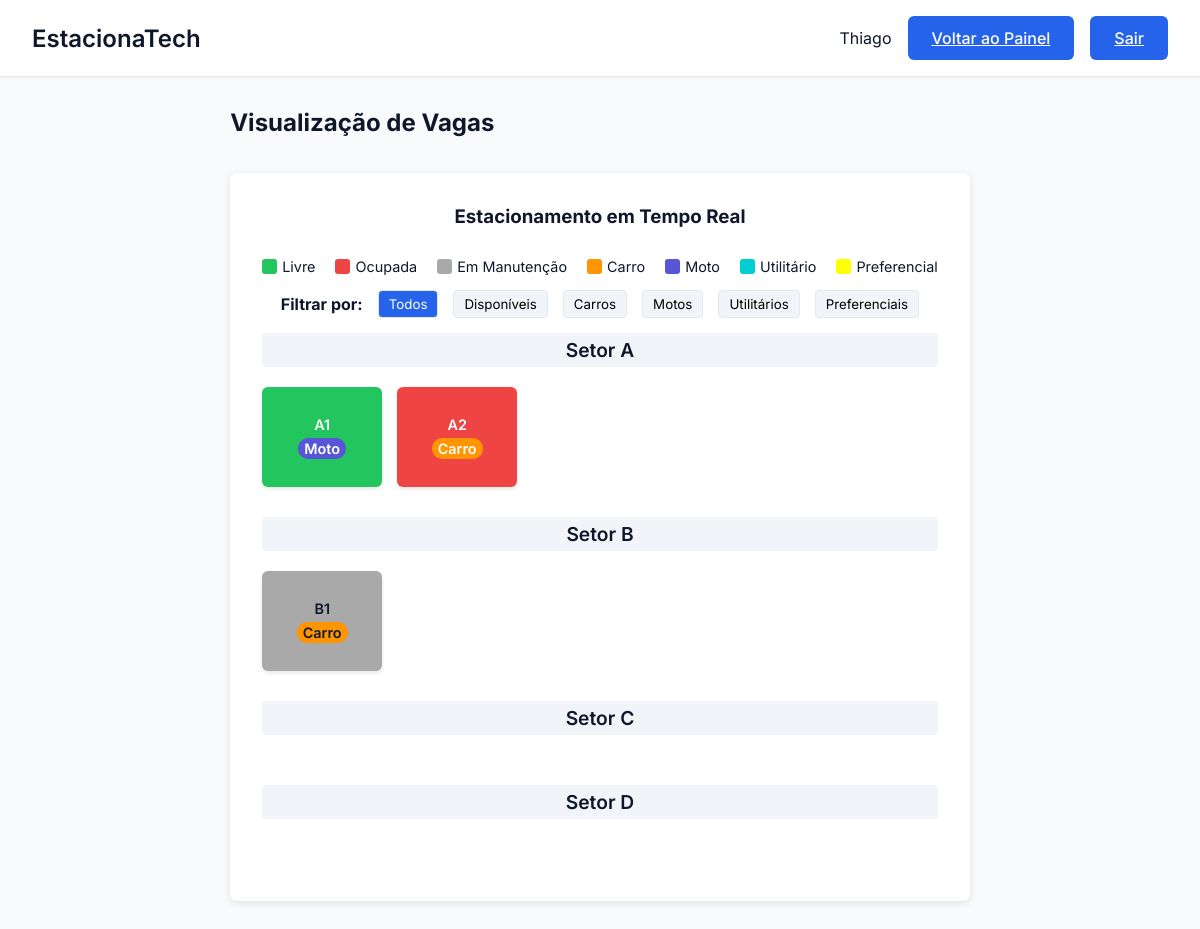
Page /vaga/visualizar_vagas (signed in) on the earlier database version.
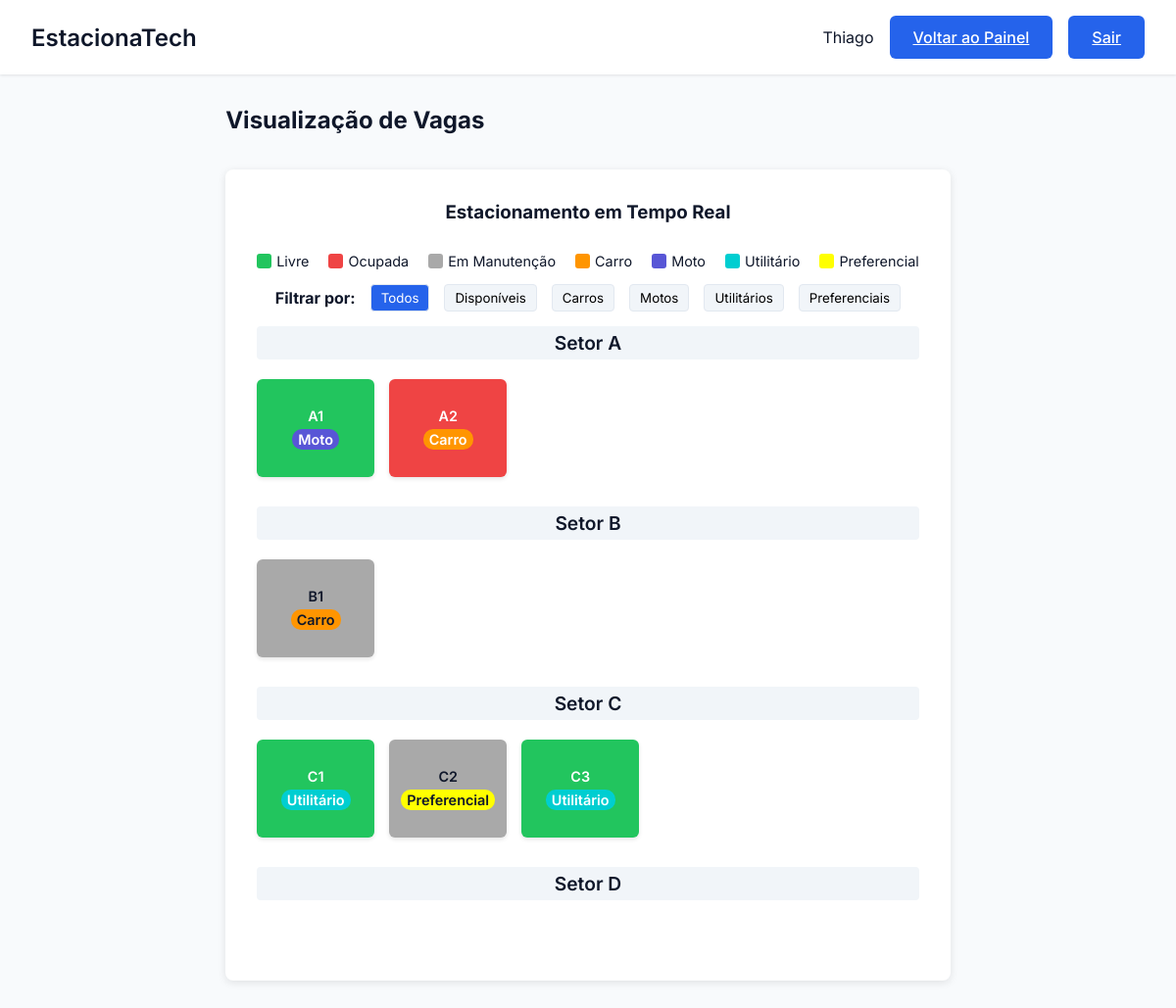
Same page on the later database version.
### tables this page shows
CREATE TABLE Setor (
        id_setor TEXT PRIMARY KEY,
        n_vagas INTEGER NOT NULL
    );

CREATE TABLE "Vaga" (
        id_vaga TEXT PRIMARY KEY,
        setor TEXT NOT NULL,
        tipo TEXT NOT NULL CHECK (tipo IN ('carro', 'moto', 'utilitário', 'preferencial')),
        status TEXT NOT NULL CHECK (status IN ('livre', 'ocupada', 'reservada', 'manutenção')),
        FOREIGN KEY (setor) REFERENCES Setor(id_setor)
    );

### EstacionaTech/routes/vaga_routes.py (the view)
@vaga_bp.route('/visualizar_vagas')
def visualizar_vagas():
    if 'usuario_id' not in session:
        flash('Você precisa fazer login para acessar esta página.', 'error')
        return redirect(url_for('auth.login'))
    vagas = VagaController.listar_vagas()
    setores = SetorController.listar_setores()
    return render_template('visualizar_vagas.html', vagas=vagas, setores=setores, nome=session.get('nome'))

### EstacionaTech/controllers/setor_controller.py (called while the page is built)
    @staticmethod
    def listar_setores():
        setores = Setor.listar_todos()
        return setores

### EstacionaTech/controllers/vaga_controller.py (called while the page is built)
    @staticmethod
    def listar_vagas():
        vagas= Vaga.listar_todas()
        return vagas

### EstacionaTech/database/database.py (called while the page is built)
def conectar():
    diretorio_db = "EstacionaTech/database"
    if not os.path.exists(diretorio_db):
        os.makedirs(diretorio_db)  # Criar diretório caso não exista
    return sqlite3.connect(f"{diretorio_db}/estacionatech.db")

### EstacionaTech/models/setor.py (called while the page is built)
    def listar_todos():
        conn = conectar()
        cursor = conn.cursor()
        cursor.execute("SELECT * FROM Setor ORDER BY id_setor ASC")
        setores = cursor.fetchall()
        conn.close()
        return setores

### EstacionaTech/models/vaga.py (called while the page is built)
    def listar_todas():
        conn = conectar()
        cursor = conn.cursor()
        cursor.execute("SELECT * FROM vaga ORDER BY id_vaga ASC")
        vagas = cursor.fetchall()
        conn.close()
        return vagas

### EstacionaTech/templates/visualizar_vagas.html (shortened to what the changed rows need)
<!DOCTYPE html>
<html lang="pt-BR">
<head>
    <link rel="stylesheet" href="{{ url_for('static', filename='css/estilo.css') }}">
</head>
<body>
    <div class="dashboard">
        <header class="dashboard-header">
            <nav class="dashboard-nav container">
                <h1 class="dashboard-title">EstacionaTech</h1>
            </nav>
        </header>
        <main class="dashboard-content container">
            <div style="display: flex; justify-content: space-between; align-items: center; margin-bottom: 20px;">
                <h2>Visualização de Vagas</h2>
            </div>
            <div class="dashboard-card">
                {% for setor in setores %}
                <div class="setor">
                    <h4 class="setor-titulo">Setor {{ setor[0] }}</h4>
                    <div class="mapa-estacionamento">
                        {% for vaga in vagas %}
                            {% if vaga[1] == setor[0] %}
                                <div class="vaga vaga-{{ vaga[3] }} tipo-{{ vaga[4]|default('padrao') }}" data-status="{{ vaga[3] }}" data-tipo="{{ vaga[2]|default('padrao') }}" style="background-color:
                                        {% if vaga[3] == 'livre' %}var(--success)
                                        {% elif vaga[3] == 'ocupada' %}var(--danger)
                                        {% else %}var(--secondary){% endif %};">
                                    <div class="status-indicator" >
                                    </div>
                                    <span>{{ vaga[0] }}</span>
                                    <div class="vaga-tipo" style="background-color:
                                        {% if vaga[2] == 'carro' %}#ff9500
                                        {% elif vaga[2] == 'moto' %}#5856d6
                                        {% elif vaga[2] == 'preferencial' %}#FFFF00
                                        {% else %}#00CED1{% endif %};">
                                        {{ vaga[2]|default('Padrão')|capitalize }}
                                    </div>
                                </div>
                            {% endif %}
                        {% endfor %}
                    </div>
                </div>
                {% endfor %}
            </div>
        </main>
    </div>
</body>
</html>

Differences in the rows shown:
added Vaga: id_vaga "C1", tipo "Utilitário", shown under Setor "C"
added Vaga: id_vaga "C2", tipo "Preferencial", status "manutenção" (drawn), shown under Setor "C"
added Vaga: id_vaga "C3", tipo "Utilitário", shown under Setor "C"
